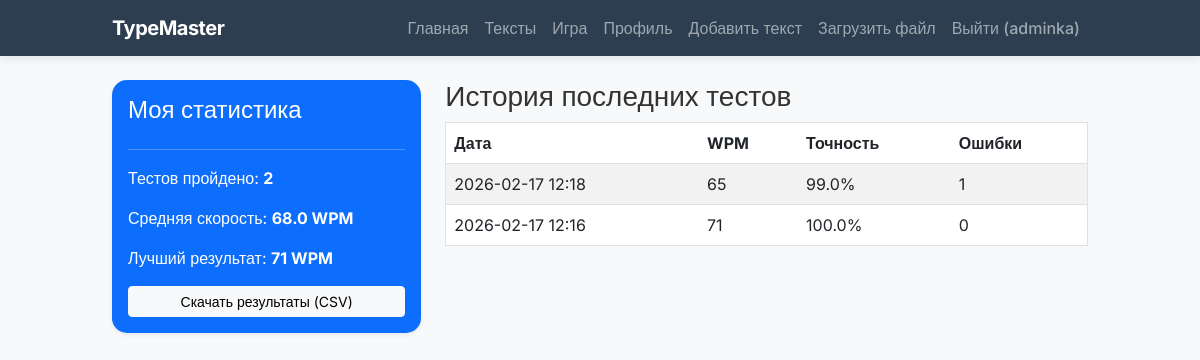
Before: /profile (signed in) with the older database file.
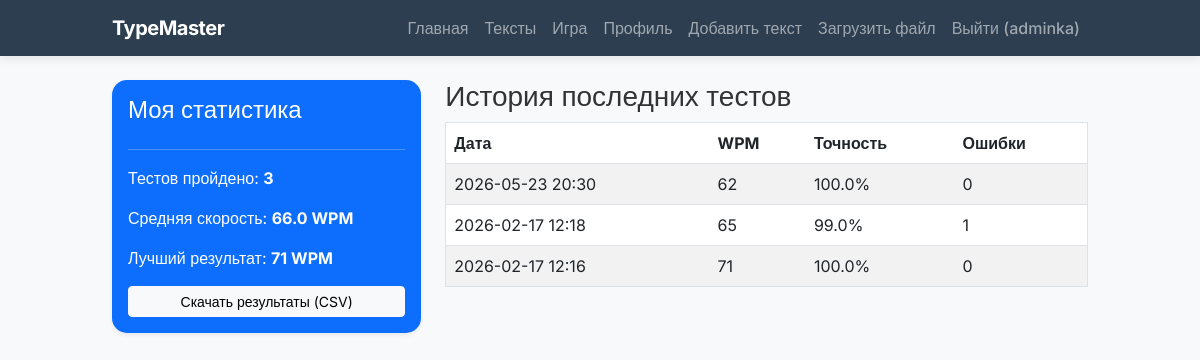
After: the same page with the newer database file.
### app/models.py (models this page shows, shortened)
class User(db.Model, UserMixin):
    id = db.Column(db.Integer, primary_key=True)
    username = db.Column(db.String(50), unique=True, nullable=False)
    email = db.Column(db.String(120), unique=True, nullable=False)
    password_hash = db.Column(db.String(128), nullable=False)
    is_admin = db.Column(db.Boolean, default=False)  # система ролей
    sessions = db.relationship('TestSession', backref='author', lazy=True)

class Result(db.Model):
    id = db.Column(db.Integer, primary_key=True)
    session_id = db.Column(db.Integer, db.ForeignKey('test_session.id'), unique=True)
    wpm = db.Column(db.Integer, nullable=False)
    accuracy = db.Column(db.Float, nullable=False)
    errors_count = db.Column(db.Integer)
    created_at = db.Column(db.DateTime, default=datetime.utcnow)

### app/routes.py (the view)
@app.route("/profile")
@login_required
def profile():
    user_results = Result.query.join(TestSession).filter(TestSession.user_id == current_user.id).all()
    stats = db.session.query(
        func.avg(Result.wpm).label('avg_wpm'),
        func.max(Result.wpm).label('best_wpm'),
        func.count(Result.id).label('total_tests')
    ).join(TestSession).filter(TestSession.user_id == current_user.id).first()
    return render_template('profile.html', results=user_results, stats=stats)

### app/models.py (called while the page is built)
@login_manager.user_loader
def load_user(user_id):
    return User.query.get(int(user_id))

### app/templates/profile.html
{% extends "base.html" %}
{% block content %}
<div class="row">
    <div class="col-md-4">
        <div class="card p-3 mb-4 shadow-sm bg-primary text-white">
            <h4>Моя статистика</h4>
            <hr>
            <p>Тестов пройдено: <strong>{{ stats.total_tests }}</strong></p>
            <p>Средняя скорость: <strong>{{ stats.avg_wpm|round(1) if stats.avg_wpm else 0 }} WPM</strong></p>
            <p>Лучший результат: <strong>{{ stats.best_wpm if stats.best_wpm else 0 }} WPM</strong></p>
            <a href="{{ url_for('export_results') }}" class="btn btn-light btn-sm">Скачать результаты (CSV)</a>
        </div>
    </div>
    <div class="col-md-8">
        <h3>История последних тестов</h3>
        <table class="table table-striped border">
            <thead>
                <tr>
                    <th>Дата</th>
                    <th>WPM</th>
                    <th>Точность</th>
                    <th>Ошибки</th>
                </tr>
            </thead>
            <tbody>
                {% for r in results|reverse %}
                <tr>
                    <td>{{ r.created_at.strftime('%Y-%m-%d %H:%M') }}</td>
                    <td>{{ r.wpm }}</td>
                    <td>{{ r.accuracy }}%</td>
                    <td>{{ r.errors_count }}</td>
                </tr>
                {% endfor %}
            </tbody>
        </table>
    </div>
</div>
{% endblock %}

### app/templates/base.html (shortened to what this page needs)
<!DOCTYPE html>
<html lang="ru">
<head>
    <link href="https://cdn.jsdelivr.net/npm/bootstrap@5.3.0/dist/css/bootstrap.min.css" rel="stylesheet">
</head>
<body>
    <nav class="navbar navbar-expand-lg navbar-dark bg-dark mb-4">
        <div class="container">
            <a class="navbar-brand" href="{{ url_for('index') }}">TypeMaster</a>
            <div class="navbar-nav">
                <a class="nav-link" href="{{ url_for('index') }}">Главная</a>
                {% if current_user.is_authenticated %}
                    <a class="nav-link" href="{{ url_for('texts_list') }}">Тексты</a>
                    <a class="nav-link" href="{{ url_for('game') }}">Игра</a>
                    <a class="nav-link" href="{{ url_for('profile') }}">Профиль</a>
                    {% if current_user.is_admin %}
                        <a class="nav-link" href="{{ url_for('new_text') }}">Добавить текст</a>
                        <a class="nav-link" href="{{ url_for('upload_file') }}">Загрузить файл</a>
                    {% endif %}
                    <a class="nav-link" href="{{ url_for('logout') }}">Выйти ({{ current_user.username }})</a>
                {% else %}
                    <a class="nav-link" href="{{ url_for('login') }}">Войти</a>
                    <a class="nav-link" href="{{ url_for('register') }}">Регистрация</a>
                {% endif %}
            </div>
        </div>
    </nav>
    <div class="container">
        {% block content %}{% endblock %}
    </div>
</body>
</html>

### app/templates/base.html (style rules this page uses)
body { background-color: #f8f9fa; font-family: 'Inter', sans-serif; color: #333; }
.navbar { background: #2c3e50 !important; box-shadow: 0 2px 10px rgba(0,0,0,0.1); }
.navbar-brand { font-weight: 700; letter-spacing: -0.5px; }
.nav-link { font-weight: 500; transition: color 0.2s; }
.card { border: none; border-radius: 15px; box-shadow: 0 5px 15px rgba(0,0,0,0.05); }
.container { max-width: 1000px; }

Changed rows visible on the page:
added Result: created_at "2026-05-23 20:30", wpm "62", accuracy "100.0", errors_count "0"
Other visible differences:
{{ stats.total_tests }}: "2" → "3"
{{ stats.avg_wpm|round(1) if stats.avg_wpm else 0 }}: "68.0" → "66.0"
